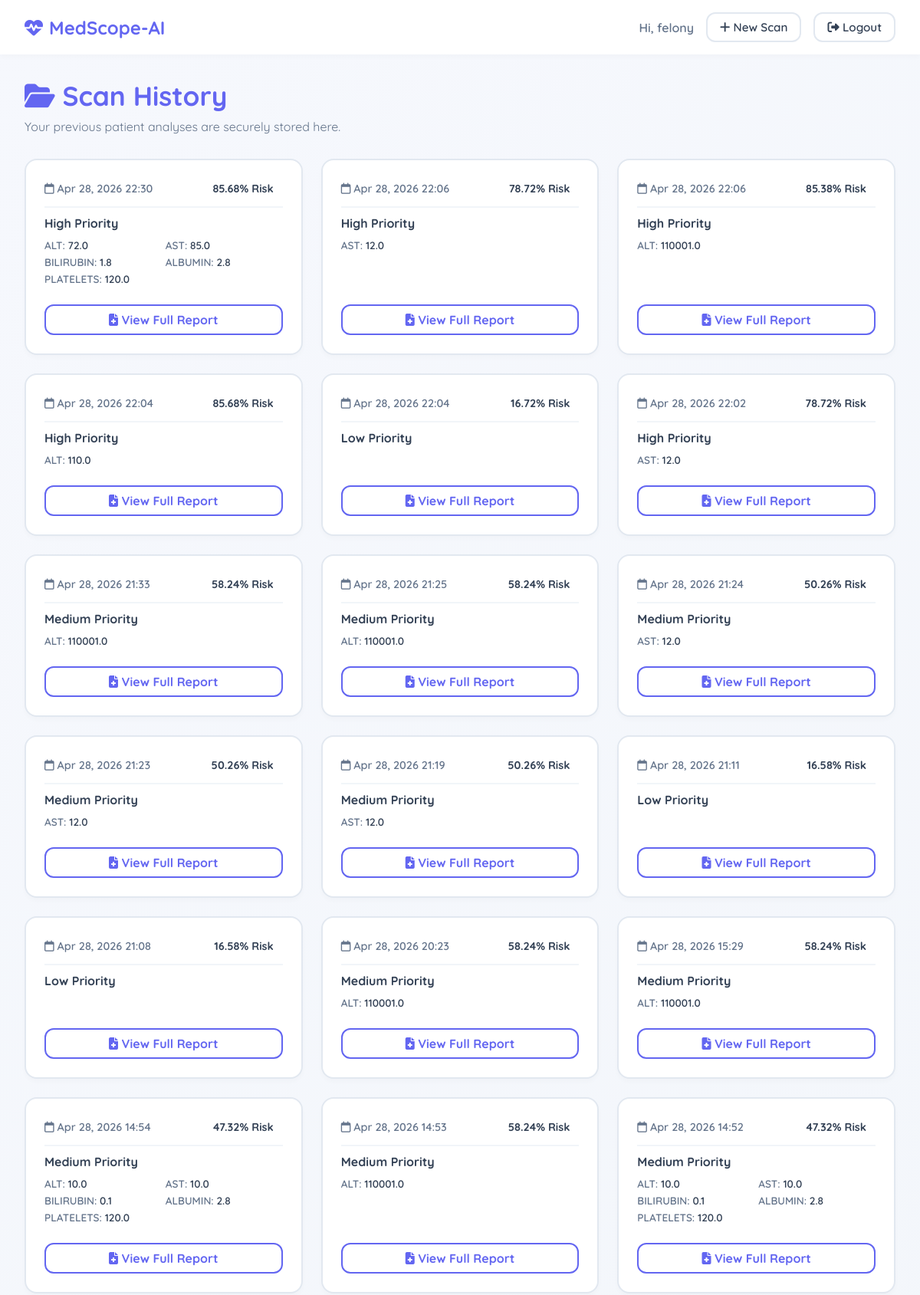
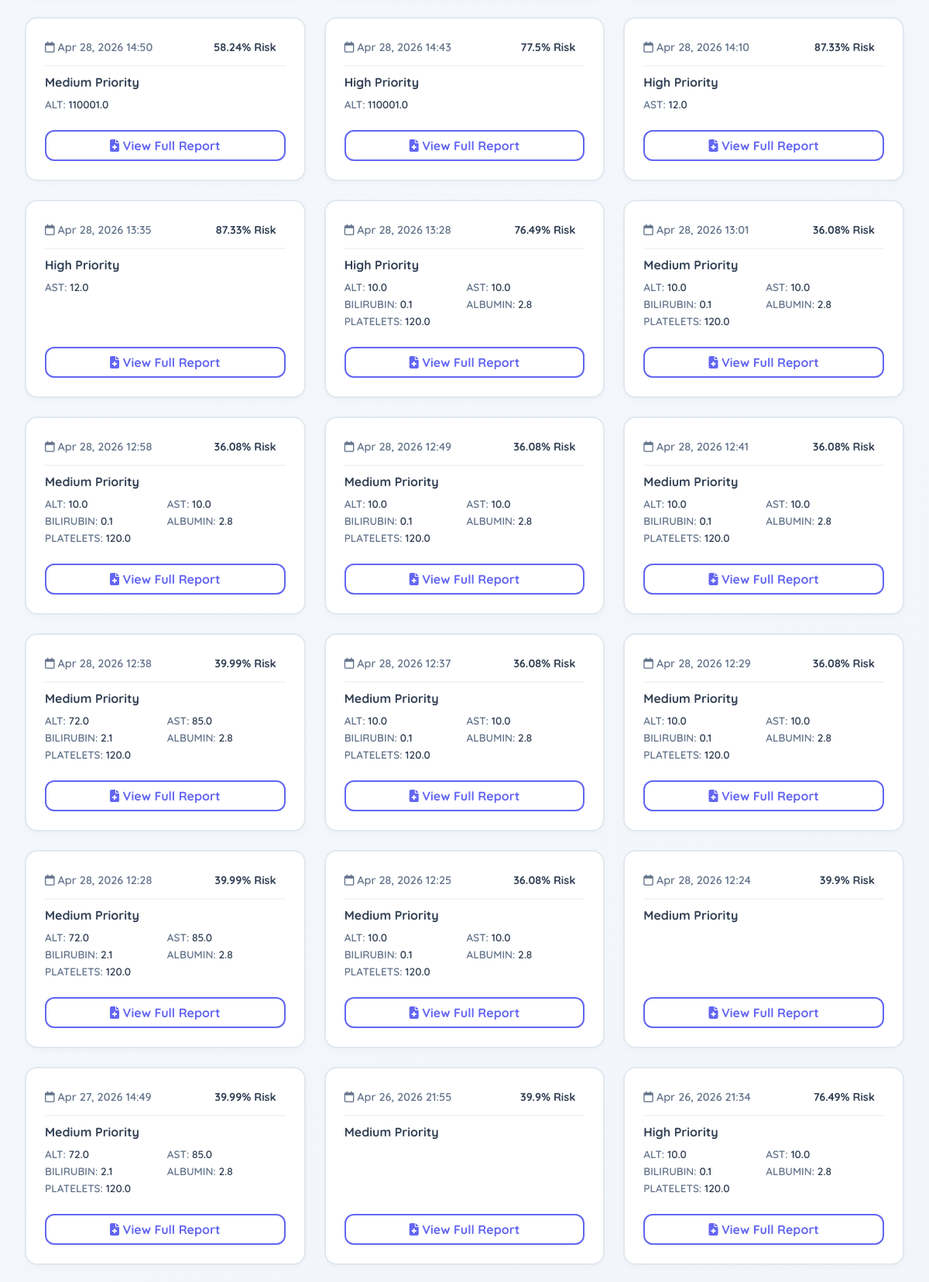
Screenshot of /history (signed in, upper part) with the database file from the repository (2 pictures, top to bottom).
### tables this page shows
CREATE TABLE history (
                        id INTEGER PRIMARY KEY AUTOINCREMENT, 
                        user_id INTEGER NOT NULL, 
                        date TEXT NOT NULL, 
                        alt REAL, ast REAL, bilirubin REAL, albumin REAL, platelets REAL, 
                        risk REAL, level TEXT, color TEXT, reasons TEXT, abnormal_count INTEGER, conditions TEXT, explanation TEXT, symptoms TEXT, report_type TEXT, 
                        FOREIGN KEY (user_id) REFERENCES users (id));

### app.py (the view)
@app.route("/history")
def history():
    if "user_id" not in session:
        return redirect("/login")
    conn = get_db_connection()
    records = conn.execute(
        "SELECT * FROM history WHERE user_id=? ORDER BY id DESC",
        (session["user_id"],)
    ).fetchall()
    records = [dict(row) for row in records]
    conn.close()
    return render_template("history.html", records=records)

### app.py (called while the page is built)
def get_db_connection():
    conn = sqlite3.connect("database.db")
    conn.row_factory = sqlite3.Row
    return conn

### templates/history.html (shortened to what this page needs)
<!DOCTYPE html>
<html lang="en">
<head>
<link rel="stylesheet" href="{{ url_for('static', filename='style.css') }}">
<link rel="stylesheet" href="https://cdnjs.cloudflare.com/ajax/libs/font-awesome/6.4.0/css/all.min.css">
</head>
<body>
<nav class="navbar">
<a href="/" class="nav-brand"><i class="fa-solid fa-heart-pulse"></i> MedScope-AI</a>
<div class="nav-links">
<span style="color: var(--text-light);">Hi, {{ session.username }}</span>
<a href="/" class="nav-btn nav-btn-outline"><i class="fa-solid fa-plus"></i> New Scan</a>
<a href="/logout" class="nav-btn nav-btn-outline"><i class="fa-solid fa-right-from-bracket"></i> Logout</a>
</div>
</nav>
<div class="container-large">
<div class="header" style="margin-bottom:2rem;">
<h1 style="text-align:left;"><i class="fa-solid fa-folder-open"></i> Scan History</h1>
<p style="text-align:left;">Your previous patient analyses are securely stored here.</p>
</div>
{% if records %}
<div class="history-grid">
{% for row in records %}
<div class="history-item" style="justify-content:space-between;">
<div>
<div class="history-header">
<span class="history-date"><i class="fa-regular fa-calendar"></i> {{ row.date }}</span>
<span class="history-risk">{{ row.risk }}% Risk</span>
</div>
<div style="font-weight:700;margin-bottom:10px;">{{ row.level }} Priority</div>
<div class="vitals-mini">
{% set shown = namespace(count=0) %}
{% for key, value in row.items() %}
{% if key not in ['id','user_id','date','risk','level','color','reasons','abnormal_count','conditions','explanation','symptoms','report_type'] and value is not none and value|string != '' and value|float > 0 and shown.count < 6 %}
<div><span>{{ key|upper }}:</span> {{ value }}</div>
{% set shown.count = shown.count + 1 %}
{% endif %}
{% endfor %}
</div>
</div>
<a href="/view/{{ row.id }}" style="display:block;text-align:center;border:2px solid var(--primary);color:var(--primary);padding:8px;border-radius:12px;text-decoration:none;font-weight:700;margin-top:15px;"><i class="fa-solid fa-file-medical"></i> View Full Report</a>
</div>
{% endfor %}
</div>
{% else %}
<div class="card" style="text-align:center;padding:4rem;">
<h3>No records found</h3>
</div>
{% endif %}
</div>
</body>
</html>

### static/style.css (style rules this page uses)
:root { --bg-gradient: linear-gradient(135deg, #f6f8fd 0%, #f1f5f9 100%); --card-bg: rgba(255, 255, 255, 0.85); --primary: #6366f1; --primary-hover: #4f46e5; --accent: #ec4899; --text-main: #334155; --text-light: #64748b; --shadow: 0 10px 25px rgba(99, 102, 241, 0.1); --border-radius: 24px; }
* { box-sizing: border-box; margin: 0; padding: 0; font-family: 'Quicksand', sans-serif; }
body { background: var(--bg-gradient); color: var(--text-main); min-height: 100vh; display: flex; flex-direction: column; align-items: center; padding: 0; margin: 0; }
.navbar { width: 100%; background: white; padding: 1rem 2rem; box-shadow: 0 4px 6px rgba(0,0,0,0.02); display: flex; justify-content: space-between; align-items: center; margin-bottom: 2rem; }
.nav-brand { font-size: 1.5rem; font-weight: 700; color: var(--primary); text-decoration: none; display: flex; align-items: center; gap: 8px; }
.nav-links { display: flex; gap: 1rem; align-items: center; font-weight: 600; }
.nav-btn { text-decoration: none; padding: 0.5rem 1rem; border-radius: 12px; transition: 0.2s; font-size: 0.95rem; }
.nav-btn-outline { border: 2px solid #e2e8f0; color: var(--text-main); }
h1 { font-size: 2.2rem; font-weight: 700; color: var(--primary); margin-bottom: 0.5rem; text-align: center; }
p { color: var(--text-light); margin-bottom: 1.5rem; text-align: center; }
.container-large { max-width: 1200px; width: 100%; margin: 0 auto; padding: 0 2rem 2rem 2rem; }
.history-grid { display: grid; grid-template-columns: repeat(auto-fill, minmax(300px, 1fr)); gap: 1.5rem; margin-top: 2rem; }
.history-item { background: white; border-radius: 16px; padding: 1.5rem; border: 2px solid #e2e8f0; box-shadow: 0 4px 6px rgba(0,0,0,0.02); display: flex; flex-direction: column; gap: 10px; }
.history-header { display: flex; justify-content: space-between; align-items: center; border-bottom: 2px solid #f1f5f9; padding-bottom: 10px; margin-bottom: 10px; }
.history-date { font-size: 0.9rem; color: var(--text-light); font-weight: 600; }
.history-risk { font-weight: 700; padding: 4px 12px; border-radius: 20px; font-size: 0.9rem; }
.vitals-mini { display: grid; grid-template-columns: 1fr 1fr; gap: 5px; font-size: 0.85rem; font-weight: 600; color: var(--text-main); }
.vitals-mini span { color: var(--text-light); }

### rows the page displays
history: date "Apr 28, 2026 22:30", risk "85.68", level "High", key "ALT", alt "72.0", key "AST", ast "85.0", key "BILIRUBIN", bilirubin "1.8", key "ALBUMIN", albumin "2.8", key "PLATELETS", platelets "120.0"
history: date "Apr 28, 2026 22:06", risk "78.72", level "High", key "AST", ast "12.0"
history: date "Apr 28, 2026 22:06", risk "85.38", level "High", key "ALT", alt "110001.0"
history: date "Apr 28, 2026 22:04", risk "85.68", level "High", key "ALT", alt "110.0"
history: date "Apr 28, 2026 22:04", risk "16.72", level "Low"
history: date "Apr 28, 2026 22:02", risk "78.72", level "High", key "AST", ast "12.0"
history: date "Apr 28, 2026 21:33", risk "58.24", level "Medium", key "ALT", alt "110001.0"
history: date "Apr 28, 2026 21:25", risk "58.24", level "Medium", key "ALT", alt "110001.0"
history: date "Apr 28, 2026 21:24", risk "50.26", level "Medium", key "AST", ast "12.0"
history: date "Apr 28, 2026 21:23", risk "50.26", level "Medium", key "AST", ast "12.0"
history: date "Apr 28, 2026 21:19", risk "50.26", level "Medium", key "AST", ast "12.0"
history: date "Apr 28, 2026 21:11", risk "16.58", level "Low"
history: date "Apr 28, 2026 21:08", risk "16.58", level "Low"
history: date "Apr 28, 2026 20:23", risk "58.24", level "Medium", key "ALT", alt "110001.0"
history: date "Apr 28, 2026 15:29", risk "58.24", level "Medium", key "ALT", alt "110001.0"
history: date "Apr 28, 2026 14:54", risk "47.32", level "Medium", key "ALT", alt "10.0", key "AST", ast "10.0", key "BILIRUBIN", bilirubin "0.1", key "ALBUMIN", albumin "2.8", key "PLATELETS", platelets "120.0"
history: date "Apr 28, 2026 14:53", risk "58.24", level "Medium", key "ALT", alt "110001.0"
history: date "Apr 28, 2026 14:52", risk "47.32", level "Medium", key "ALT", alt "10.0", key "AST", ast "10.0", key "BILIRUBIN", bilirubin "0.1", key "ALBUMIN", albumin "2.8", key "PLATELETS", platelets "120.0"
history: date "Apr 28, 2026 14:50", risk "58.24", level "Medium", key "ALT", alt "110001.0"
history: date "Apr 28, 2026 14:43", risk "77.5", level "High", key "ALT", alt "110001.0"
history: date "Apr 28, 2026 14:10", risk "87.33", level "High", key "AST", ast "12.0"
history: date "Apr 28, 2026 13:35", risk "87.33", level "High", key "AST", ast "12.0"
history: date "Apr 28, 2026 13:28", risk "76.49", level "High", key "ALT", alt "10.0", key "AST", ast "10.0", key "BILIRUBIN", bilirubin "0.1", key "ALBUMIN", albumin "2.8", key "PLATELETS", platelets "120.0"
history: date "Apr 28, 2026 13:01", risk "36.08", level "Medium", key "ALT", alt "10.0", key "AST", ast "10.0", key "BILIRUBIN", bilirubin "0.1", key "ALBUMIN", albumin "2.8", key "PLATELETS", platelets "120.0"
history: date "Apr 28, 2026 12:58", risk "36.08", level "Medium", key "ALT", alt "10.0", key "AST", ast "10.0", key "BILIRUBIN", bilirubin "0.1", key "ALBUMIN", albumin "2.8", key "PLATELETS", platelets "120.0"
history: date "Apr 28, 2026 12:49", risk "36.08", level "Medium", key "ALT", alt "10.0", key "AST", ast "10.0", key "BILIRUBIN", bilirubin "0.1", key "ALBUMIN", albumin "2.8", key "PLATELETS", platelets "120.0"
history: date "Apr 28, 2026 12:41", risk "36.08", level "Medium", key "ALT", alt "10.0", key "AST", ast "10.0", key "BILIRUBIN", bilirubin "0.1", key "ALBUMIN", albumin "2.8", key "PLATELETS", platelets "120.0"
history: date "Apr 28, 2026 12:38", risk "39.99", level "Medium", key "ALT", alt "72.0", key "AST", ast "85.0", key "BILIRUBIN", bilirubin "2.1", key "ALBUMIN", albumin "2.8", key "PLATELETS", platelets "120.0"
history: date "Apr 28, 2026 12:37", risk "36.08", level "Medium", key "ALT", alt "10.0", key "AST", ast "10.0", key "BILIRUBIN", bilirubin "0.1", key "ALBUMIN", albumin "2.8", key "PLATELETS", platelets "120.0"
history: date "Apr 28, 2026 12:29", risk "36.08", level "Medium", key "ALT", alt "10.0", key "AST", ast "10.0", key "BILIRUBIN", bilirubin "0.1", key "ALBUMIN", albumin "2.8", key "PLATELETS", platelets "120.0"
history: date "Apr 28, 2026 12:28", risk "39.99", level "Medium", key "ALT", alt "72.0", key "AST", ast "85.0", key "BILIRUBIN", bilirubin "2.1", key "ALBUMIN", albumin "2.8", key "PLATELETS", platelets "120.0"
history: date "Apr 28, 2026 12:25", risk "36.08", level "Medium", key "ALT", alt "10.0", key "AST", ast "10.0", key "BILIRUBIN", bilirubin "0.1", key "ALBUMIN", albumin "2.8", key "PLATELETS", platelets "120.0"
history: date "Apr 28, 2026 12:24", risk "39.9", level "Medium"
history: date "Apr 27, 2026 14:49", risk "39.99", level "Medium", key "ALT", alt "72.0", key "AST", ast "85.0", key "BILIRUBIN", bilirubin "2.1", key "ALBUMIN", albumin "2.8", key "PLATELETS", platelets "120.0"
history: date "Apr 26, 2026 21:55", risk "39.9", level "Medium"
history: date "Apr 26, 2026 21:34", risk "76.49", level "High", key "ALT", alt "10.0", key "AST", ast "10.0", key "BILIRUBIN", bilirubin "0.1", key "ALBUMIN", albumin "2.8", key "PLATELETS", platelets "120.0"

### other values shown
{{ session.username }} "felony"
